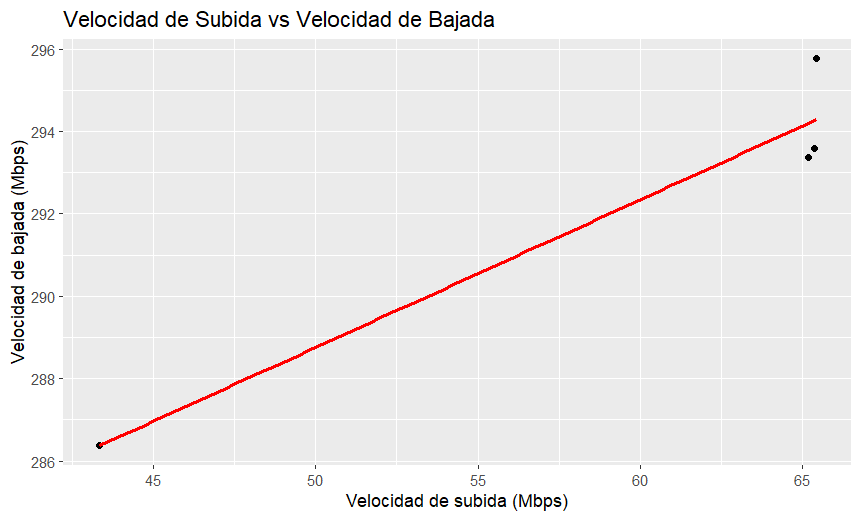

Write the R code that produced this figure.
library(ggplot2)
library(stats)

# Leer los datos del archivo resultados.csv
data <- read.csv("resultados.csv")

velocidad_subida <- data$up
velocidad_bajada <- data$down

# Cálculos estadísticos de subida
media_subida <- mean(velocidad_subida)
moda_subida <- as.numeric(names(table(velocidad_subida))[table(velocidad_subida) == max(table(velocidad_subida))])
desviacion_subida <- sd(velocidad_subida)

# Cálculos estadísticos de bajada
media_bajada <- mean(velocidad_bajada)
moda_bajada <- as.numeric(names(table(velocidad_bajada))[table(velocidad_bajada) == max(table(velocidad_bajada))])
desviacion_bajada <- sd(velocidad_bajada)

# Gráfica de dispersión de velocidad de subida y bajada
ggplot(data, aes(x = up, y = down)) +
  geom_point() +
  labs(x = "Velocidad de subida (Mbps)", y = "Velocidad de bajada (Mbps)",
       title = "Velocidad de Subida vs Velocidad de Bajada") +
  geom_smooth(method = "lm", se = FALSE, color = "red") +
  geom_text(x = 40, y = 260, label = paste("y =", round(coef(lm(down ~ up, data))["up"], 2), "x +",
                                           round(coef(lm(down ~ up, data))["(Intercept)"], 2)), size = 4) +
  geom_text(x = 40, y = 250, label = paste("r =", round(cor(velocidad_subida, velocidad_bajada), 2)), size = 4)

# Resultados de subida
cat("Estadísticas de Velocidad de Subida:\n")
cat("Media:", media_subida, "\n")
cat("Moda:", moda_subida, "\n")
cat("Desviación estándar:", desviacion_subida, "\n")

# Resultados de bajada
cat("\nEstadísticas de Velocidad de Bajada:\n")
cat("Media:", media_bajada, "\n")
cat("Moda:", moda_bajada, "\n")
cat("Desviación estándar:", desviacion_bajada, "\n")

# Perform linear regression
lm_model <- lm(down ~ up, data)
slope <- coef(lm_model)["up"]
intercept <- coef(lm_model)["(Intercept)"]
r_value <- cor(velocidad_subida, velocidad_bajada)

# Print the trendline equation and r-value
cat("\n")
cat("y =", round(slope, 2), "x +", round(intercept, 2), "\n")
cat("r =", round(r_value, 2), "\n")
